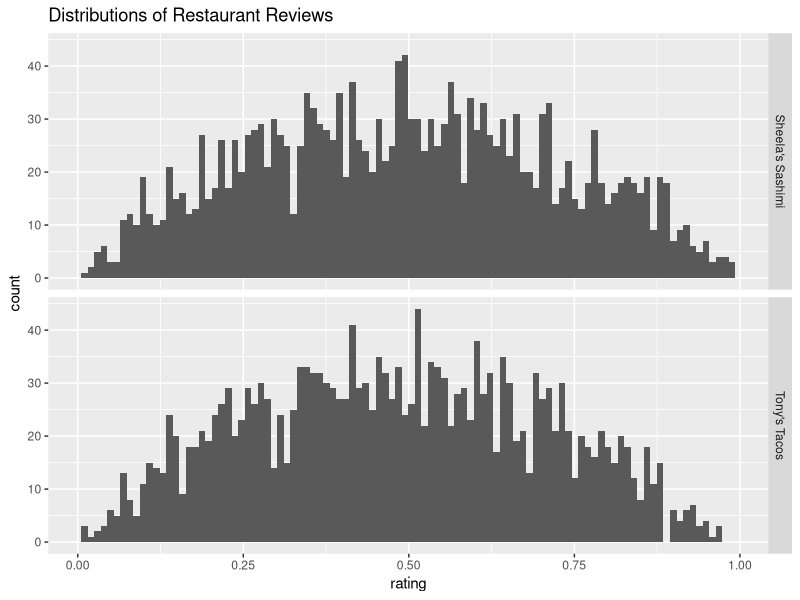
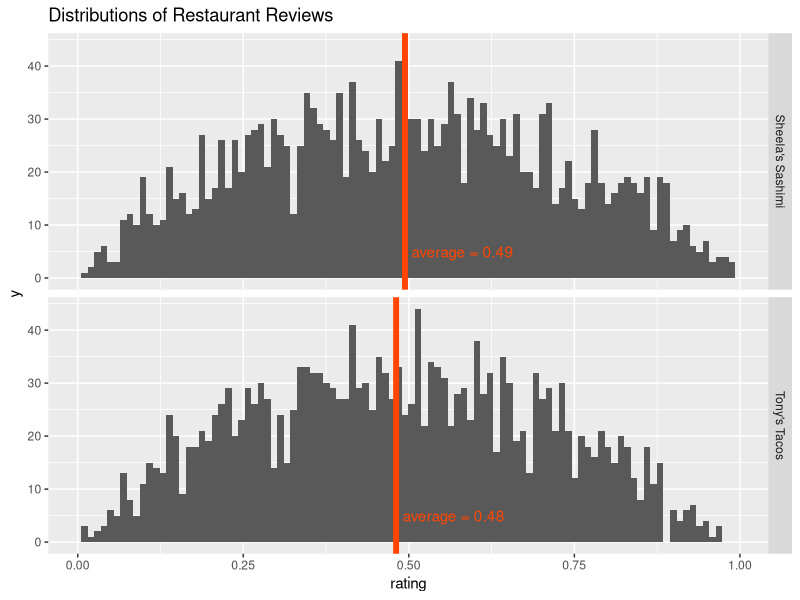

Recreate these plots in R, in order.
## ---- chunk 1
knitr::opts_chunk$set(collapse = TRUE)
library(tufte)
library(tidyverse)
## ---- chunk 2
set.seed(30)
n <- 2000
alpha <- 8
beta_s <- 2
beta_t <- 2.15

sheela_mean <- alpha / (alpha + beta_s)
tony_mean <- alpha / (alpha + beta_t)

ratingsApiQuery <- function(restaurant){
  if (restaurant == "Sheela's Sashimi"){
    return(rbeta(n, beta_s, beta_s))
  } else {
    return(rbeta(n, beta_s, beta_t))
  }
}
## ---- chunk 3
# Pull data from api
sheelas_reviews <- ratingsApiQuery(restaurant = "Sheela's Sashimi")
tonys_reviews <- ratingsApiQuery(restaurant = "Tony's Tacos")
head(sheelas_reviews)
## ---- chunk 4
# Do a T-test on the data to see if the ratings website is correct
(t_results <- t.test(sheelas_reviews,tonys_reviews,alternative="greater"))
## ---- chunk 5
# Combine data into a dataframe for investigation
review_data <- rbind(
  data_frame(rating = sheelas_reviews, restaurant = "Sheela's Sashimi"),
  data_frame(rating = tonys_reviews, restaurant = "Tony's Tacos")
)

# plot the ratings.
rating_dists <- ggplot(review_data, aes(rating)) + 
  geom_histogram(bins = 100) +
  facet_grid(restaurant ~ .) +
  labs(title = "Distributions of Restaurant Reviews")

rating_dists
## ---- chunk 6
# Find each restaurants average rating
review_means <- review_data %>% 
  group_by(restaurant) %>% 
  summarise(average = mean(rating))

# Plot distributions again with the average imposed over this time. 
# plot the ratings.
rating_dists + 
  geom_vline(data = review_means, aes(xintercept = average), color = "orangered", size = 2) + 
  geom_text(data = review_means, 
            aes(x = average + 0.01, y = 5, label = sprintf("average = %3.2f",average) ), 
            hjust = 0, color = "orangered")
